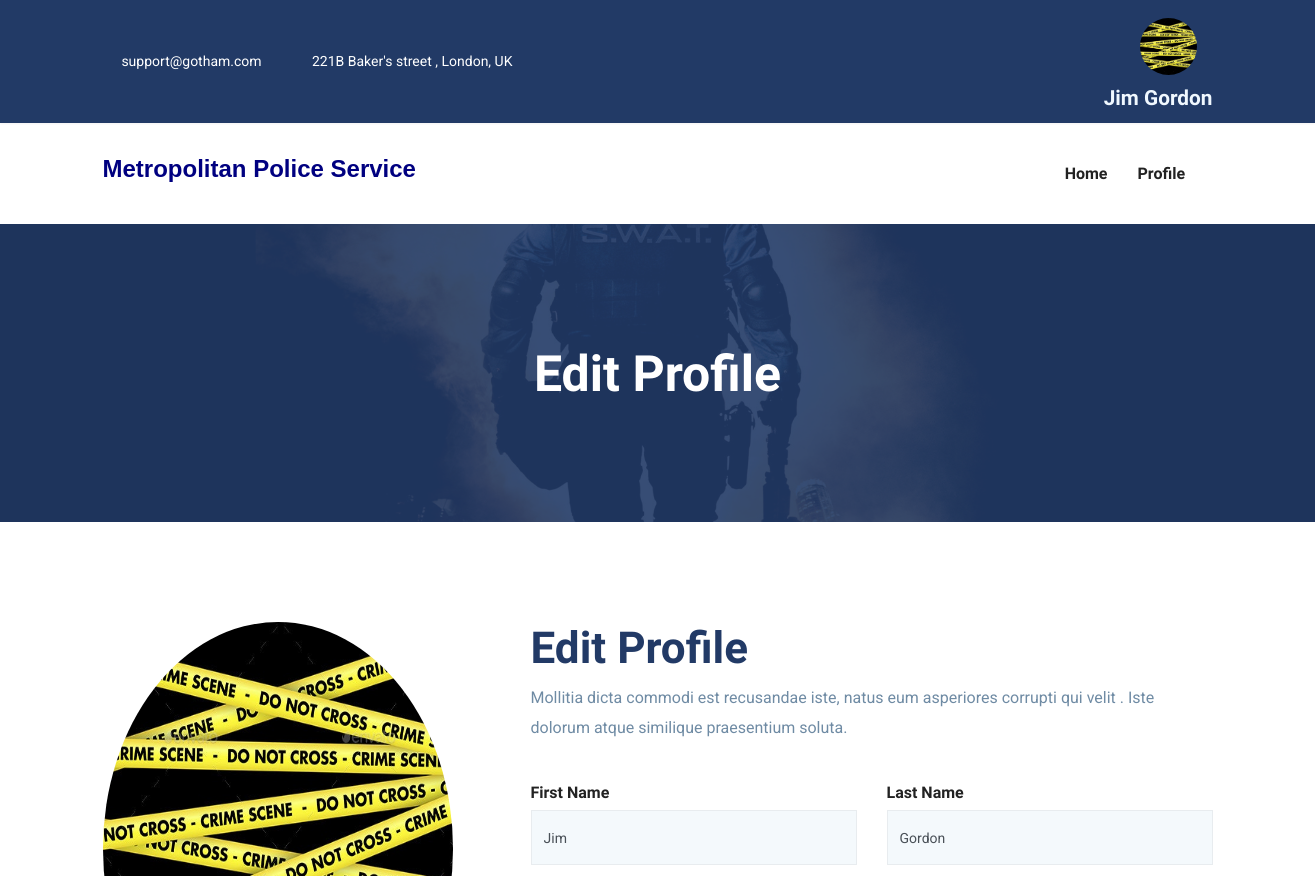
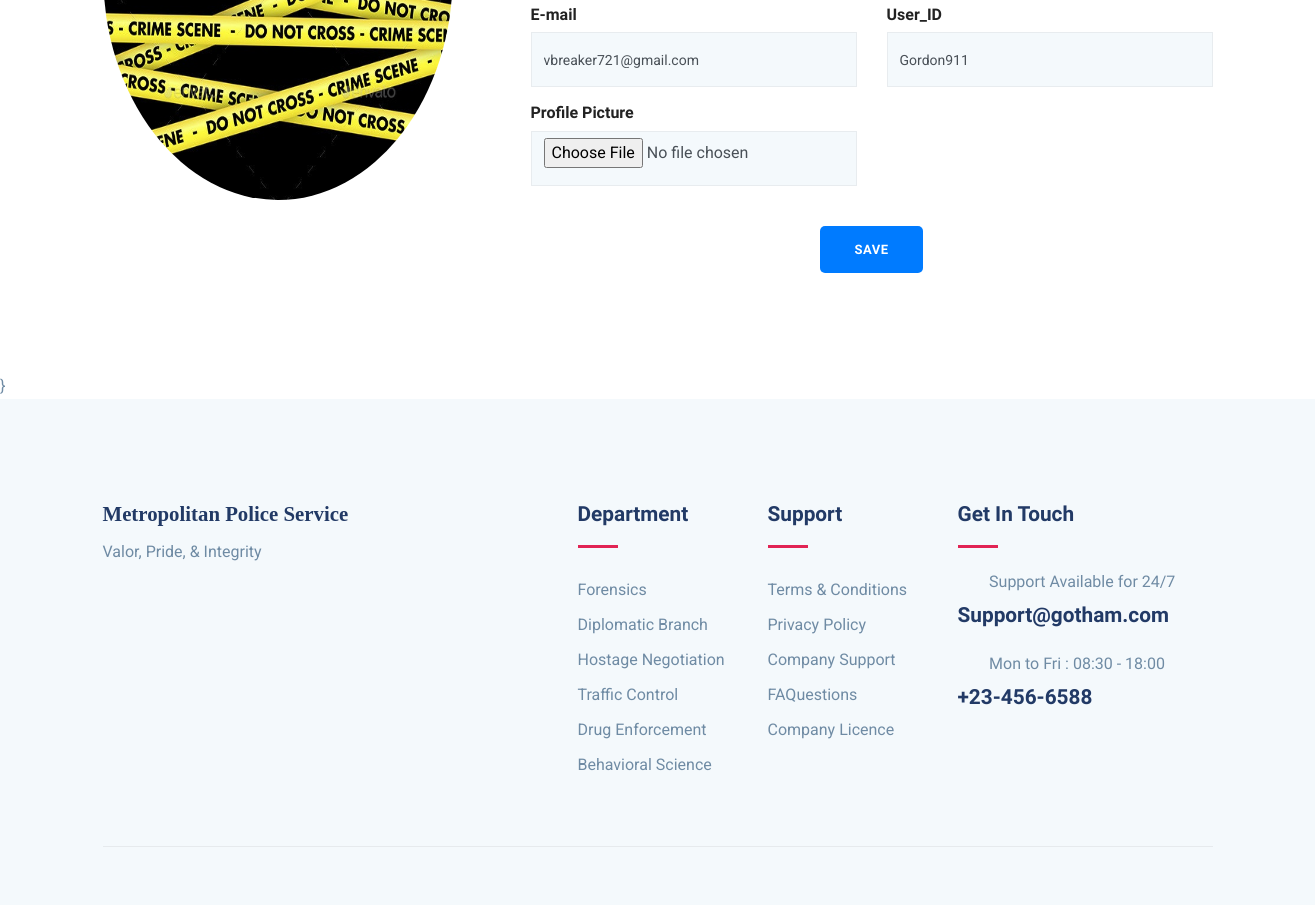
The app's page /Inspector/ins-edit-profile/ (signed in) with its own data (2 pictures, top to bottom).
### Inspector/models.py (models this page shows, shortened)
class Ins(models.Model):
    fname = models.CharField(max_length=50)
    lname = models.CharField(max_length=50)
    user_id = models.CharField(max_length=20, unique=True)
    password = models.CharField(max_length=10)
    email = models.EmailField(unique=True)
    pic = models.FileField(upload_to = 'Profile', default='default.jpg')

### Inspector/views.py (the view)
# urls.py: path('ins-edit-profile/',views.ins_edit_profile,name='ins-edit-profile'),
def ins_edit_profile(request):
    ins = Ins.objects.get(email=request.session['email'])
    if request.method == 'POST':
        ins.fname = request.POST['fname']
        ins.lname = request.POST['lname']
        if 'pic' in request.FILES:
            ins.pic = request.FILES['pic']
        ins.save()
    return render(request,'ins-eprofile.html',{'ins':ins})

### Inspector/templates/ins-eprofile.html (shortened to what this page needs)
{% extends 'ins-header.html' %}
{% load static %}
{% block content %}
<section class="page-title back-9550">
	<div class="container">
	  <div class="row">
		<div class="col-md-12">
		  <div class="block text-center">
			<h1 class="text-capitalize mb-5 text-lg">Edit Profile</h1>
		  </div>
		</div>
	  </div>
	</div>
  </section>
<section class="section doctor-single">
	<div class="container">
		<div class="row">
			<div class="col-lg-4 col-md-6">
				<div class="doctor-img-block">
					<img src="{{ins.pic.url}}" alt="image placeholder" class="img-fluid w-100" style="border-radius:50%; width:5cm; height:12cm;">
				</div>
			</div>
			<div class="col-lg-8">
                <div class="appoinment-wrap mt-5 mt-lg-0 pl-lg-5">
                 <h2 class="mb-2 title-color">Edit Profile</h2>
                 <p class="mb-4">Mollitia dicta commodi est recusandae iste, natus eum asperiores corrupti qui velit . Iste dolorum atque similique praesentium soluta.</p>
                    <form id="#" class="appoinment-form" method="POST" action="{% url 'ins-edit-profile' %}" enctype="multipart/form-data">
                        <div class="row">
                            <div class="col-lg-6">
                                <div class="form-group">
                                    <h6>First Name</h6>
                                    <input name="fname" type="text" class="form-control" value = '{{ins.fname}}'>
                                </div>
                            </div>
                            <div class="col-lg-6">
                                <div class="form-group">
                                    <h6>Last Name</h6>
                                    <input name="lname" type="text" class="form-control" value ='{{ins.lname}}' >
                                </div>
                            </div>
                             <div class="col-lg-6">
                                <div class="form-group">
                                    <h6>E-mail</h6>
                                    <input name="email" type="email" class="form-control" disabled value ='{{ins.email}}'>
                                </div>
                            </div>
                            <div class="col-lg-6">
                                <div class="form-group">
                                    <h6>User_ID</h6>
                                    <input name="phone" type="text" class="form-control" disabled value ='{{ins.user_id}}' >
                                </div>
                            </div>
                            <div class="col-lg-6">
                                <div class="form-group">
                                    <h6>Profile Picture</h6>
                                    <input type="file" name="pic" class="form-control">
                                </div>
                            </div>
                        </div>
                        <div class="text-center">
                            <button type="submit" href="#" class="btn btn-primary mt-4">Save</button>
                        </div>
                     </form>
                 </div>
		</div>
	</div>
</section>
{% endblock %}

### Inspector/templates/ins-header.html (shortened to what this page needs)
{% load static %}
<!DOCTYPE html>
<html lang="zxx">
<head>
  <link rel="stylesheet" href="{% static 'plugins/bootstrap/css/bootstrap.min.css' %}">
  <link rel="stylesheet" href="{% static 'plugins/icofont/icofont.min.css' %}">
  <link rel="stylesheet" href="{% static 'plugins/slick-carousel/slick/slick.css' %}">
  <link rel="stylesheet" href="{% static 'plugins/slick-carousel/slick/slick-theme.css' %}">
  <link rel="stylesheet" href="{% static 'css/style.css' %}">
</head>
<body id="top">
<header>
	<div class="header-top-bar">
		<div class="container">
			<div class="row align-items-center">
				<div class="col-lg-6">
					<ul class="top-bar-info list-inline-item pl-0 mb-0">
						<li class="list-inline-item"><a href="mailto:support@gmail.com"><i class="icofont-support-faq mr-2"></i>support@gotham.com</a></li>
						<li class="list-inline-item"><i class="icofont-location-pin mr-2"></i>221B Baker's street , London, UK </li>
					</ul>
				</div>
				<div class="col-lg-6">
					<div class="text-lg-right top-right-bar mt-2 mt-lg-0">
						<a class="nav-link active" href="">
							{% if ins.pic.url %}
							<img src="{{ins.pic.url}}" alt = "image placeholder" style = "border-radius: 3cm; height : 1.5cm ; width : 1.5cm;">
							{% else %}
							<img src="{% static 'default.jpg' %}" alt = "image placeholder" style = "border-radius: 3cm; height : 1.5cm ; width : 1.5cm;">
							{% endif %}
						</a>
						<span class="h4" style = "color:aliceblue">{{ins.fname}} {{ins.lname}}</span>
					</div>
				</div>
			</div>
		</div>
	</div>
	<nav class="navbar navbar-expand-lg navigation" id="navbar">
		<div class="container">
				<h3 style = "font-family: sans-serif; color : navy">Metropolitan Police Service</h3>
		  <div class="collapse navbar-collapse" id="navbarmain">
			<ul class="navbar-nav ml-auto">
			  <li class="nav-item active">
				<a class="nav-link active" href="{% url 'ins-index' %}">
					<span class="nav-link-text">Home</span>
				  </a>
			  </li>
              <li class="nav-item dropdown">
				<a class="nav-link dropdown-toggle" href="#" id="dropdown03" data-toggle="dropdown" aria-haspopup="true" aria-expanded="false">Profile<i class="icofont-thin-down"></i></a>
			  </li>
			</ul>
		  </div>
		</div>
	</nav>
</header>
{% block content %}
{% endblock %}}
<footer class="footer section gray-bg">
	<div class="container">
		<div class="row">
			<div class="col-lg-4 mr-auto col-sm-6">
				<div class="widget mb-5 mb-lg-0">
					<h4 style = " font-family:fantasy ;">Metropolitan Police Service</h4>
					<p>Valor, Pride, & Integrity</p>
					<ul class="list-inline footer-socials mt-4">
						<li class="list-inline-item"><i class="icofont-facebook"></i></li>
						<li class="list-inline-item"><i class="icofont-twitter"></i></li>
						<li class="list-inline-item"><i class="icofont-linkedin"></i></li>
					</ul>
				</div>
			</div>
			<div class="col-lg-2 col-md-6 col-sm-6">
				<div class="widget mb-5 mb-lg-0">
					<h4 class="text-capitalize mb-3">Department</h4>
					<div class="divider mb-4"></div>
					<ul class="list-unstyled footer-menu lh-35">
						<li>Forensics</li>
						<li>Diplomatic Branch</li>
						<li>Hostage Negotiation</li>
						<li>Traffic Control</li>
						<li>Drug Enforcement</li>
						<li>Behavioral Science</li>
					</ul>
				</div>
			</div>
			<div class="col-lg-2 col-md-6 col-sm-6">
				<div class="widget mb-5 mb-lg-0">
					<h4 class="text-capitalize mb-3">Support</h4>
					<div class="divider mb-4"></div>
					<ul class="list-unstyled footer-menu lh-35">
						<li><a href="#">Terms & Conditions</a></li>
						<li><a href="#">Privacy Policy</a></li>
						<li><a href="#">Company Support </a></li>
						<li><a href="#">FAQuestions</a></li>
						<li><a href="#">Company Licence</a></li>
					</ul>
				</div>
			</div>
			<div class="col-lg-3 col-md-6 col-sm-6">
				<div class="widget widget-contact mb-5 mb-lg-0">
					<h4 class="text-capitalize mb-3">Get in Touch</h4>
					<div class="divider mb-4"></div>
					<div class="footer-contact-block mb-4">
						<div class="icon d-flex align-items-center">
							<i class="icofont-email mr-3"></i>
							<span class="h6 mb-0">Support Available for 24/7</span>
						</div>
						<h4 class="mt-2">Support@gotham.com</a></h4>
					</div>
					<div class="footer-contact-block">
						<div class="icon d-flex align-items-center">
							<i class="icofont-support mr-3"></i>
							<span class="h6 mb-0">Mon to Fri : 08:30 - 18:00</span>
						</div>
						<h4 class="mt-2">+23-456-6588</h4>
					</div>
				</div>
			</div>
		</div>
		<div class="footer-btm py-4 mt-5">
		</div>
	</div>
</footer>
  </body>
  </html>

### myapp/static/css/style.css (style rules this page uses)
html { overflow-x: hidden; }
body { line-height: 1.6; font-family: "Roboto", sans-serif; -webkit-font-smoothing: antialiased; font-size: 16px; color: #6F8BA4; font-weight: 400; }
h1, .h1, h2, .h2, h3, .h3, h4, .h4, h5, .h5, h6, .h6 { font-family: "Exo", sans-serif; font-weight: 700; color: #222; }
h1, .h1 { font-size: 2.5rem; }
h2, .h2 { font-size: 44px; }
h3, .h3 { font-size: 1.5rem; }
h4, .h4 { font-size: 1.3rem; line-height: 30px; }
h6, .h6 { font-size: 1rem; }
p { line-height: 30px; }
input[type="email"], input[type="password"], input[type="text"], input[type="tel"] { box-shadow: none; height: 45px; outline: none; font-size: 14px; }
.form-control { box-shadow: none; border-radius: 0; }
.btn { display: inline-block; font-size: 14px; font-size: 0.8125rem; font-weight: 700; letter-spacing: .5px; padding: .75rem 2rem; font-family: "Exo", sans-serif; text-transform: uppercase; border-radius: 5px; border: 2px solid transparent; transition: all .35s ease; }
.section { padding: 100px 0; }
.text-lg { font-size: 3.75rem; }
a { color: #222; text-decoration: none; transition: all .35s ease; }
.page-title { padding: 120px 0px 70px 0px; position: relative; }
.page-title .block h1 { color: #fff; }
.title-color { color: #223a66; }
.text-lg { font-size: 50px; }
.gray-bg { background: #f4f9fc; }
#navbarmain { padding: 20px 0px; }
#navbarmain .nav-link { font-weight: 600; padding: 10px 15px; color: #222; font-family: "Exo", sans-serif; text-transform: capitalize; font-size: 16px; transition: all .25s ease; }
.dropdown-toggle::after { display: none; }
.header-top-bar { background: #223a66; font-size: 14px; padding: 10px 0px; box-shadow: 0 1px 2px rgba(0, 0, 0, 0.05); color: #fff; }
.top-bar-info li a { color: #fff; margin-right: 20px; }
.back-9550 { background: url("../images/bg/swat.jpg") no-repeat 50% 50%; background-size: cover; position: relative; }
.divider { width: 40px; height: 5px; background: #e12454; }
.appoinment-form { margin-top: 40px; }
.appoinment-form .form-control { background: #f4f9fc; height: 55px; border-color: rgba(0, 0, 0, 0.05); }
.lh-35 { line-height: 35px; }
.footer { padding-bottom: 10px; }
.widget .divider { height: 3px; }
.widget h4 { color: #223a66; }
.widget .footer-menu a { color: #6F8BA4; }
.footer-contact-block span { font-weight: 400; color: #6F8BA4; }
.footer-contact-block i { font-size: 20px; }
.footer-btm { border-top: 1px solid rgba(0, 0, 0, 0.06); }

### records on screen
Ins: pic (picture), fname "Jim", lname "Gordon", email "vbreaker721@gmail.com", phone "Gordon911"
